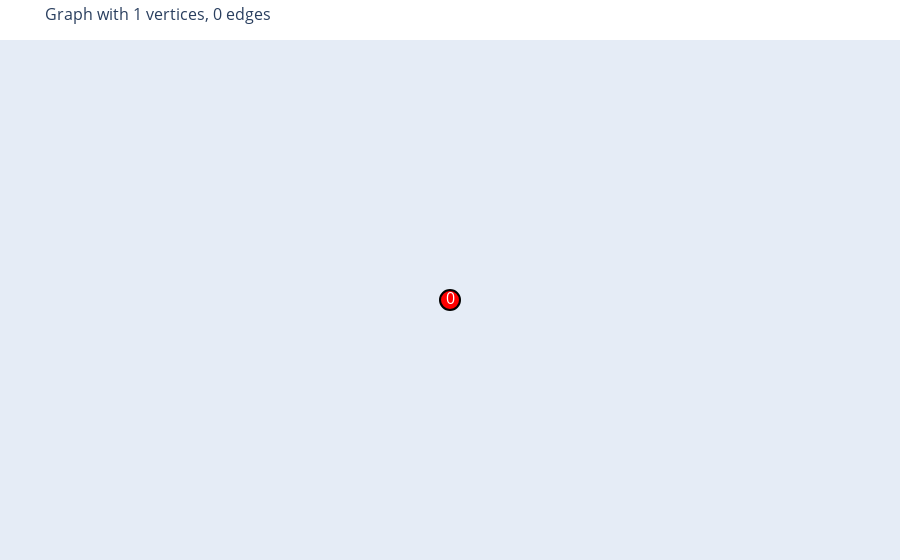
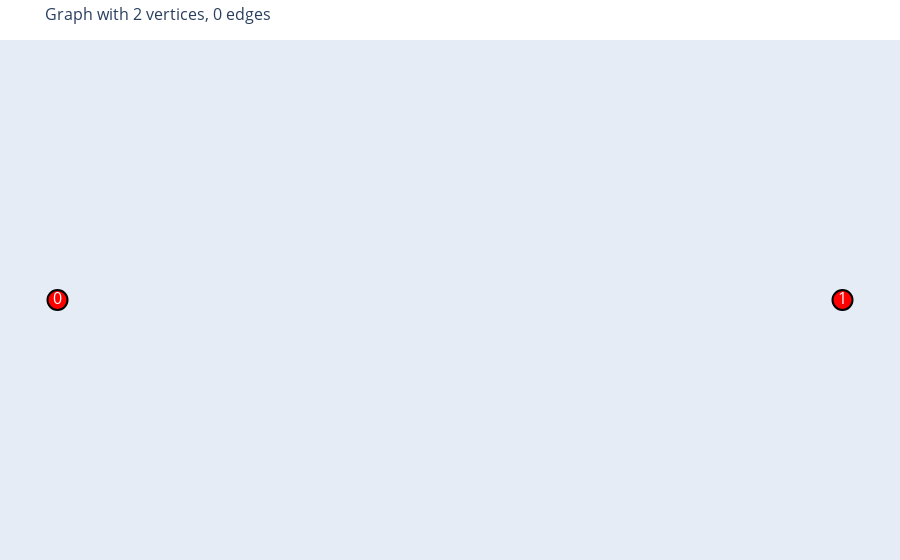
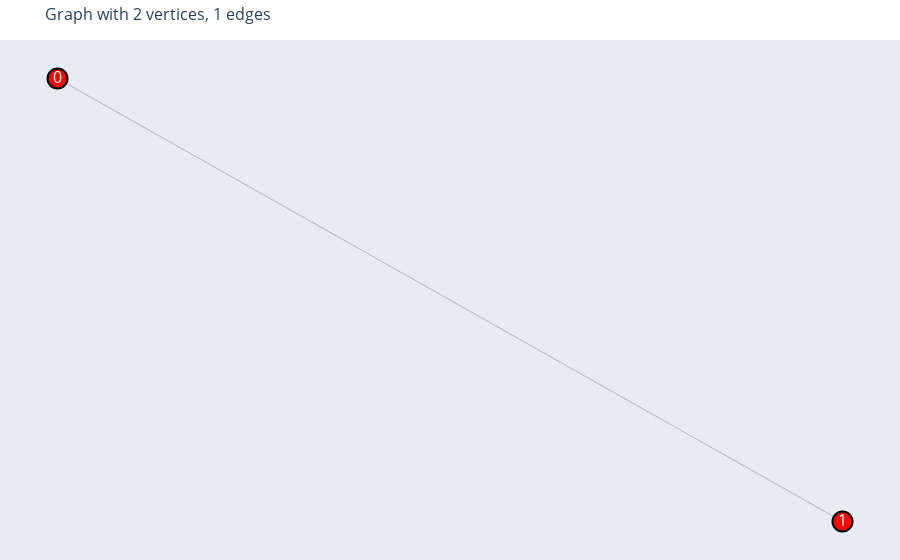
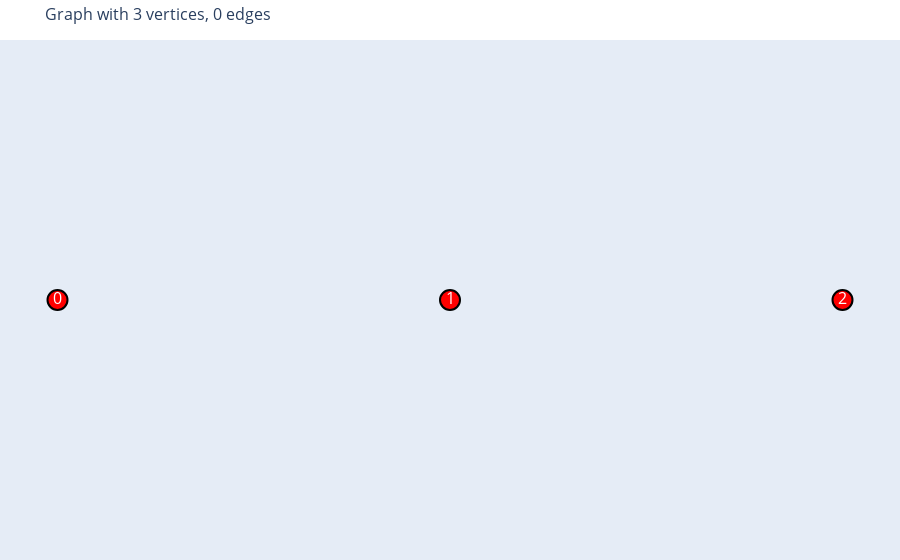

Source (notebook cell) for these figures, in order:
### Code cell
import networkx as nx
import plotly.graph_objs as go
from collections import Counter

def generate_unique_shape_graphs(k):
    """
    Generate all unique graph shapes with a total of vertices from 1 to k.
    
    Args:
    k (int): The maximum number of vertices.
    
    Returns:
    list: A list of unique graph shapes, each represented as a tuple of the number of vertices and a tuple of sorted edges.
    """
    
    all_graphs = {1: [nx.Graph()]}  # Base case: 1 vertex, 0 edges
    
    def get_graph_shape(G):
        degrees = sorted([d for _, d in G.degree()])
        return tuple(Counter(degrees).items())

    # Build graphs iteratively from 2 to k vertices
    for num_vertices in range(2, k + 1):
        new_graphs = []
        shapes = set()
        
        # For each existing graph with (num_vertices - 1)
        for existing_graph in all_graphs[num_vertices - 1]:
            # Create the new graph by adding a new vertex
            new_graph = existing_graph.copy()
            new_graph.add_node(num_vertices - 1)  # Add the new vertex (0-indexed)
            
            # Add the new graph to the list of new graphs (isolated vertex)
            shape = get_graph_shape(new_graph)
            if shape not in shapes:
                new_graphs.append(new_graph)
                shapes.add(shape)
            
            # Connect the new vertex to existing vertices in all possible unique ways
            for edges_to_add in range(1, num_vertices):
                graph_with_edges = new_graph.copy()
                for _ in range(edges_to_add):
                    # Add edge to the node with the least degree
                    degrees = dict(graph_with_edges.degree())
                    min_degree_node = min(range(num_vertices - 1), key=lambda x: degrees.get(x, 0))
                    graph_with_edges.add_edge(num_vertices - 1, min_degree_node)
                
                shape = get_graph_shape(graph_with_edges)
                if shape not in shapes:
                    new_graphs.append(graph_with_edges)
                    shapes.add(shape)

        all_graphs[num_vertices] = new_graphs
    
    # Format the result: convert graphs to tuples of (num_vertices, edges)
    result = []
    for num_vertices in range(1, k + 1):
        for g in all_graphs[num_vertices]:
            edges = tuple(sorted(g.edges()))
            result.append((num_vertices, edges))
    
    return result

def plot_graphs(graphs):
    """
    Plot all generated graphs using Plotly.
    
    Args:
    graphs (list): List of graphs to plot.
    """
    
    for index, (num_vertices, graph_edges) in enumerate(graphs):
        G = nx.Graph()
        G.add_nodes_from(range(num_vertices))
        G.add_edges_from(graph_edges)
        
        # Create a position layout
        if graph_edges:
            pos = nx.spring_layout(G)
        else:
            pos = {i: (i, 0) for i in range(num_vertices)}
        
        # Extracting node positions
        x_nodes = [pos[i][0] for i in G.nodes()]
        y_nodes = [pos[i][1] for i in G.nodes()]

        # Extracting edges for plotting
        edge_x = []
        edge_y = []
        for edge in G.edges():
            x_edge = [pos[edge[0]][0], pos[edge[1]][0], None]
            y_edge = [pos[edge[0]][1], pos[edge[1]][1], None]
            edge_x += x_edge
            edge_y += y_edge
        
        # Create Plotly traces for edges
        edge_trace = go.Scatter(
            x=edge_x, 
            y=edge_y, 
            line=dict(width=0.5, color='gray'),
            hoverinfo='none', 
            mode='lines'
        )
        
        # Create Plotly traces for nodes
        node_trace = go.Scatter(
            x=x_nodes, 
            y=y_nodes,
            mode='markers+text',
            text=[str(i) for i in G.nodes()],
            textposition="middle center",
            hoverinfo='text',
            marker=dict(
                showscale=False,
                size=20,
                color='red',
                line=dict(width=2, color='black')
            ),
            textfont=dict(
                size=16,
                color='white'
            )
        )
        
        # Create the figure
        fig = go.Figure(data=[edge_trace, node_trace],
                        layout=go.Layout(
                            title=f"Graph with {num_vertices} vertices, {len(graph_edges)} edges",
                            titlefont_size=16,
                            showlegend=False,
                            hovermode='closest',
                            margin=dict(b=0, l=0, r=0, t=40),
                            xaxis=dict(showgrid=False, zeroline=False, showticklabels=False),
                            yaxis=dict(showgrid=False, zeroline=False, showticklabels=False))
                        )
        fig.show()

# Example usage:
k = 5  # Change this value to generate and plot up to k vertices
graphs = generate_unique_shape_graphs(k)
plot_graphs(graphs)

### Figure 1 — Plotly figure (JSON) as saved in the notebook; plotly's stock layout.template omitted (floating-point values rounded to 4 significant figures)
{"data": [{"hoverinfo": "none", "line": {"color": "gray", "width": 0.5}, "mode": "lines", "type": "scatter", "x": [], "y": []}, {"hoverinfo": "text", "marker": {"color": "red", "line": {"color": "black", "width": 2}, "showscale": false, "size": 20}, "mode": "markers+text", "text": ["0"], "textfont": {"color": "white", "size": 16}, "textposition": "middle center", "type": "scatter", "x": [0], "y": [0]}], "layout": {"hovermode": "closest", "margin": {"b": 0, "l": 0, "r": 0, "t": 40}, "showlegend": false, "title": {"font": {"size": 16}, "text": "Graph with 1 vertices, 0 edges"}, "xaxis": {"showgrid": false, "showticklabels": false, "zeroline": false}, "yaxis": {"showgrid": false, "showticklabels": false, "zeroline": false}}}

### Figure 2 — Plotly figure (JSON) as saved in the notebook; plotly's stock layout.template omitted (floating-point values rounded to 4 significant figures)
{"data": [{"hoverinfo": "none", "line": {"color": "gray", "width": 0.5}, "mode": "lines", "type": "scatter", "x": [], "y": []}, {"hoverinfo": "text", "marker": {"color": "red", "line": {"color": "black", "width": 2}, "showscale": false, "size": 20}, "mode": "markers+text", "text": ["0", "1"], "textfont": {"color": "white", "size": 16}, "textposition": "middle center", "type": "scatter", "x": [0, 1], "y": [0, 0]}], "layout": {"hovermode": "closest", "margin": {"b": 0, "l": 0, "r": 0, "t": 40}, "showlegend": false, "title": {"font": {"size": 16}, "text": "Graph with 2 vertices, 0 edges"}, "xaxis": {"showgrid": false, "showticklabels": false, "zeroline": false}, "yaxis": {"showgrid": false, "showticklabels": false, "zeroline": false}}}

### Figure 3 — Plotly figure (JSON) as saved in the notebook; plotly's stock layout.template omitted (floating-point values rounded to 4 significant figures)
{"data": [{"hoverinfo": "none", "line": {"color": "gray", "width": 0.5}, "mode": "lines", "type": "scatter", "x": [-0.7102, 0.7102, null], "y": [1, -1, null]}, {"hoverinfo": "text", "marker": {"color": "red", "line": {"color": "black", "width": 2}, "showscale": false, "size": 20}, "mode": "markers+text", "text": ["0", "1"], "textfont": {"color": "white", "size": 16}, "textposition": "middle center", "type": "scatter", "x": [-0.7102, 0.7102], "y": [1, -1]}], "layout": {"hovermode": "closest", "margin": {"b": 0, "l": 0, "r": 0, "t": 40}, "showlegend": false, "title": {"font": {"size": 16}, "text": "Graph with 2 vertices, 1 edges"}, "xaxis": {"showgrid": false, "showticklabels": false, "zeroline": false}, "yaxis": {"showgrid": false, "showticklabels": false, "zeroline": false}}}

### Figure 4 — Plotly figure (JSON) as saved in the notebook; plotly's stock layout.template omitted (floating-point values rounded to 4 significant figures)
{"data": [{"hoverinfo": "none", "line": {"color": "gray", "width": 0.5}, "mode": "lines", "type": "scatter", "x": [], "y": []}, {"hoverinfo": "text", "marker": {"color": "red", "line": {"color": "black", "width": 2}, "showscale": false, "size": 20}, "mode": "markers+text", "text": ["0", "1", "2"], "textfont": {"color": "white", "size": 16}, "textposition": "middle center", "type": "scatter", "x": [0, 1, 2], "y": [0, 0, 0]}], "layout": {"hovermode": "closest", "margin": {"b": 0, "l": 0, "r": 0, "t": 40}, "showlegend": false, "title": {"font": {"size": 16}, "text": "Graph with 3 vertices, 0 edges"}, "xaxis": {"showgrid": false, "showticklabels": false, "zeroline": false}, "yaxis": {"showgrid": false, "showticklabels": false, "zeroline": false}}}
